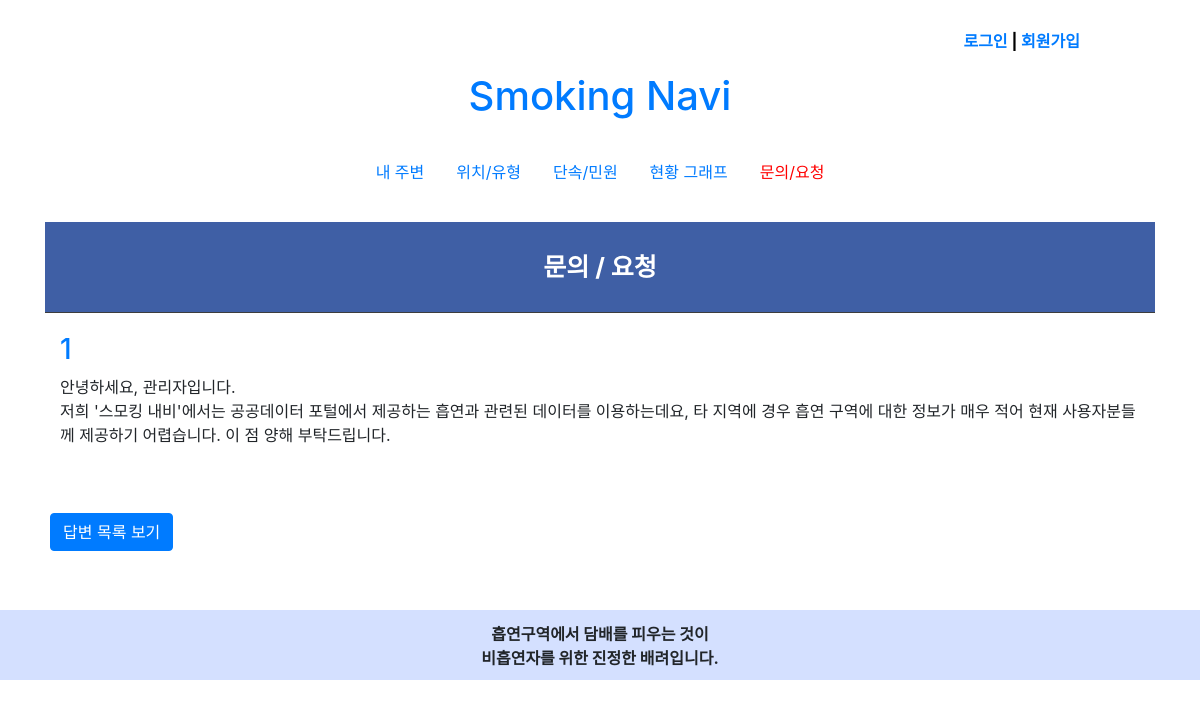
Screenshot of /post/staff/23/ with the database file from the repository.
### post/models.py (models this page shows, shortened)
class Answer(models.Model):
    number = models.ForeignKey(Post, on_delete=models.CASCADE, null=True)
    author = models.ForeignKey(settings.AUTH_USER_MODEL, on_delete=models.CASCADE)
    text = models.TextField()
    created_date = models.DateTimeField(default=timezone.now)
    published_date = models.DateTimeField(blank=True, null=True)

class Post(models.Model):
    number = models.AutoField(primary_key=True)
    author = models.ForeignKey(settings.AUTH_USER_MODEL, on_delete=models.CASCADE)
    title = models.CharField(max_length=200)
    text = models.TextField()
    created_date = models.DateTimeField(default=timezone.now)
    published_date = models.DateTimeField(blank=True, null=True)
    class Meta:
        permissions = [
            ('can_answer', 'Can Answer')
        ]
    def __str__(self):
        return self.number.__str__()
        return self.title
        return self.text

### post/views.py (the view)
# urls.py: path('staff/<pk>/', answer_detail, name='answer_detail'),
def answer_detail(request, pk):
    answer = get_object_or_404(Answer, pk=pk)
    return render(request, 'post/answer_detail.html', {'answer': answer})

### post/templates/post/answer_detail.html (shortened to what this page needs)
{% extends "post/post_base.html" %}
{% block content %}
<body>
    <div class="header1">
            <h3>문의 / 요청</h3>
    </div>
    <div class="container">
        <h3><a href="">{{ answer.number }}</a></h3>
        <div class="text">{{ answer.text|linebreaksbr }}</div>
    </div>
    <form action="delete/" method="POST">
        <a class="btn btn-primary" href="{% url 'post:answer_list' %}" style ="float:left; margin-top:25px;margin-left:5px;">답변 목록 보기</a>
    </form>
</body>
{% endblock %}

### post/templates/post/post_base.html (style rules this page uses)
@media screen and (min-width: 769px) { .container { min-height: 100%; margin-bottom: -70px; padding-bottom: 10%; } }

### post/templates/post/answer_detail.html (style rules this page uses)
.header1 { background-color: #3F5FA5; color: white; padding: 20px 30px; border-bottom: 1px solid #3D3D3D; margin-bottom: 20px; margin-top:30px; }
.header1 h3 { font-size: 25px; font-weight: bolder; margin: 0; margin-bottom: 10px; margin-top: 10px; text-align: center; }

### rows the page displays
Answer: number "1", text "안녕하세요, 관리자입니다. 저희 '스모킹 내비'에서는 공공데이터 포털에서 제공하는 흡연과 관련된 데이터를 이용하는데요, 타 지역에 경우 흡연 구역에 대한 정보가 매우 적어 현재 사용자분들께 제공하기 어렵습니다. 이 점 양해 부탁드립니다."
